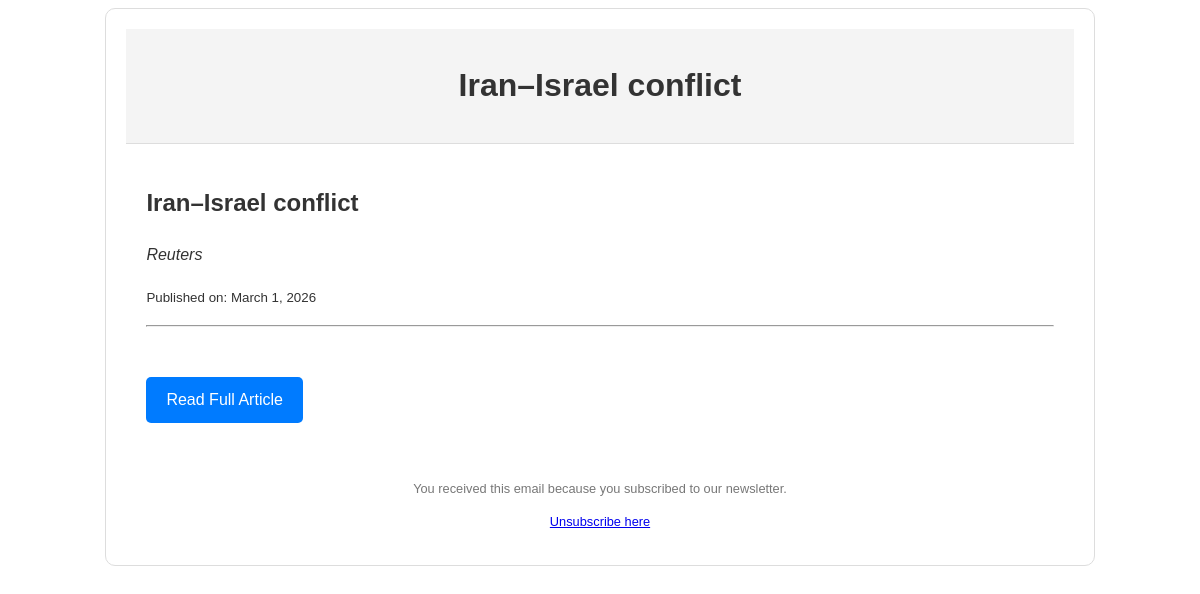
/campaign/1/, run on the app's committed database.
### assessment/models.py (models this page shows, shortened)
class Campaign(models.Model):
    subject = models.CharField(max_length=255)
    preview_text = models.CharField(max_length=255)
    article_url = models.URLField()
    html_content = models.TextField(null=False,blank=True)
    plain_text_content = models.TextField()
    published_date = models.DateField()

### assessment/views.py (the view)
# urls.py: path('campaign/<int:campaign_id>/', views.campaign_detail, name='campaign_detail'),
def campaign_detail(request, campaign_id):
    campaign = get_object_or_404(Campaign, id=campaign_id)
    return render(request, 'assessment/campaign_email.html', {
        'subject': campaign.subject,
        'preview_text': campaign.preview_text,
        'article_url': campaign.article_url,
        'html_content': campaign.html_content,
        'published_date': campaign.published_date,
        'unsubscribe_url': '#',
    })

### assessment/templates/assessment/campaign_email.html (shortened to what this page needs)
{% extends "assessment/base_email.html" %}
{% block title %}{{ subject }}{% endblock %}
{% block content %}
<h2>{{ subject }}</h2>
<p><i>{{ preview_text }}</i></p>
<p><small>Published on: {{ published_date }}</small></p>
<hr>
<br>
<p><a href="{{ article_url }}" class="btn">Read Full Article</a></p>
{% endblock %}

### assessment/templates/assessment/base_email.html (style rules this page uses)
body { font-family: Arial, sans-serif; line-height: 1.6; color: #333; }
.btn { display: inline-block; padding: 10px 20px; background: #007bff; color: #fff; text-decoration: none; border-radius: 5px; }

### data on the page
Campaign: subject "Iran–Israel conflict", preview_text "Reuters", published_date "March 1, 2026"
